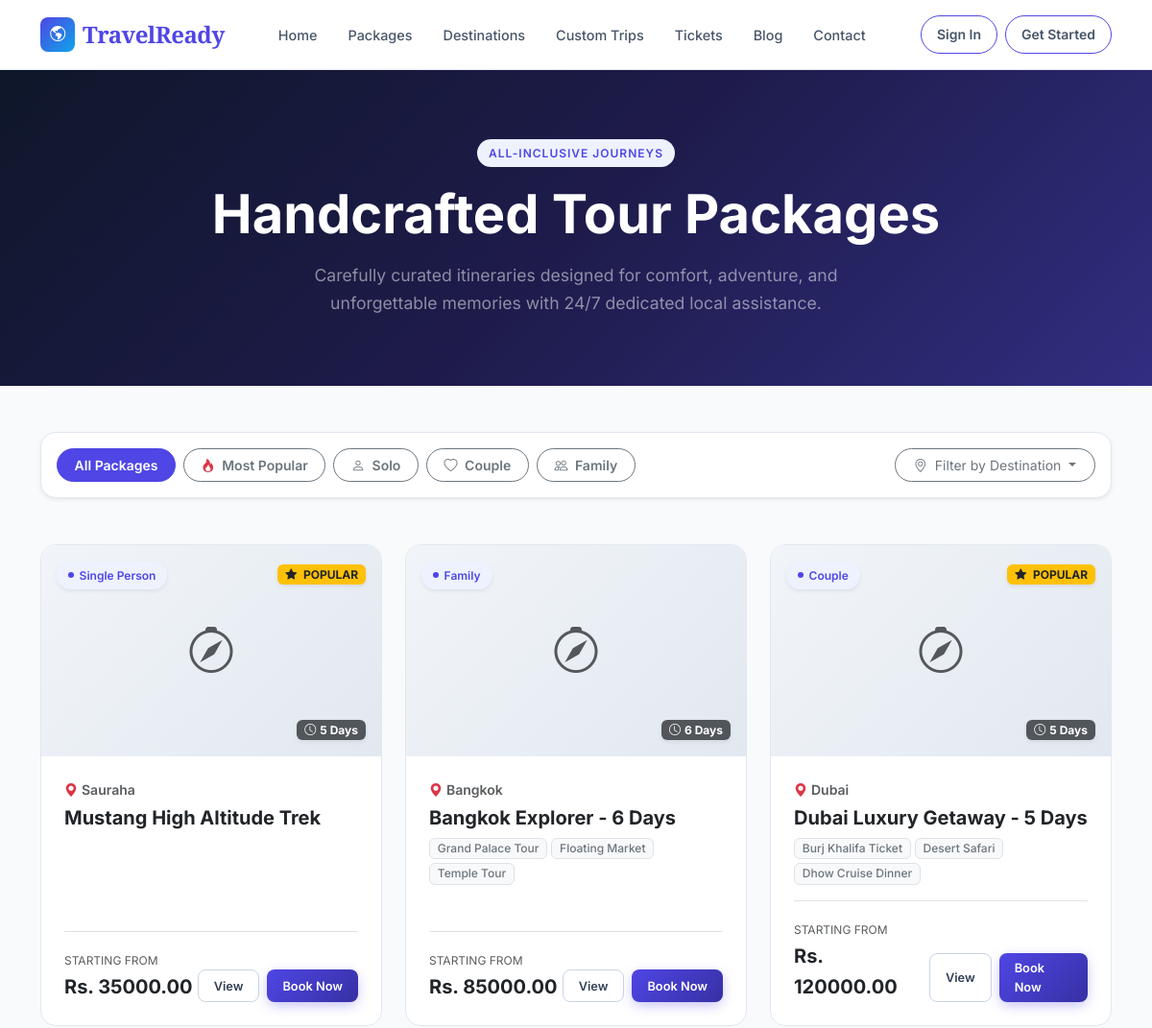
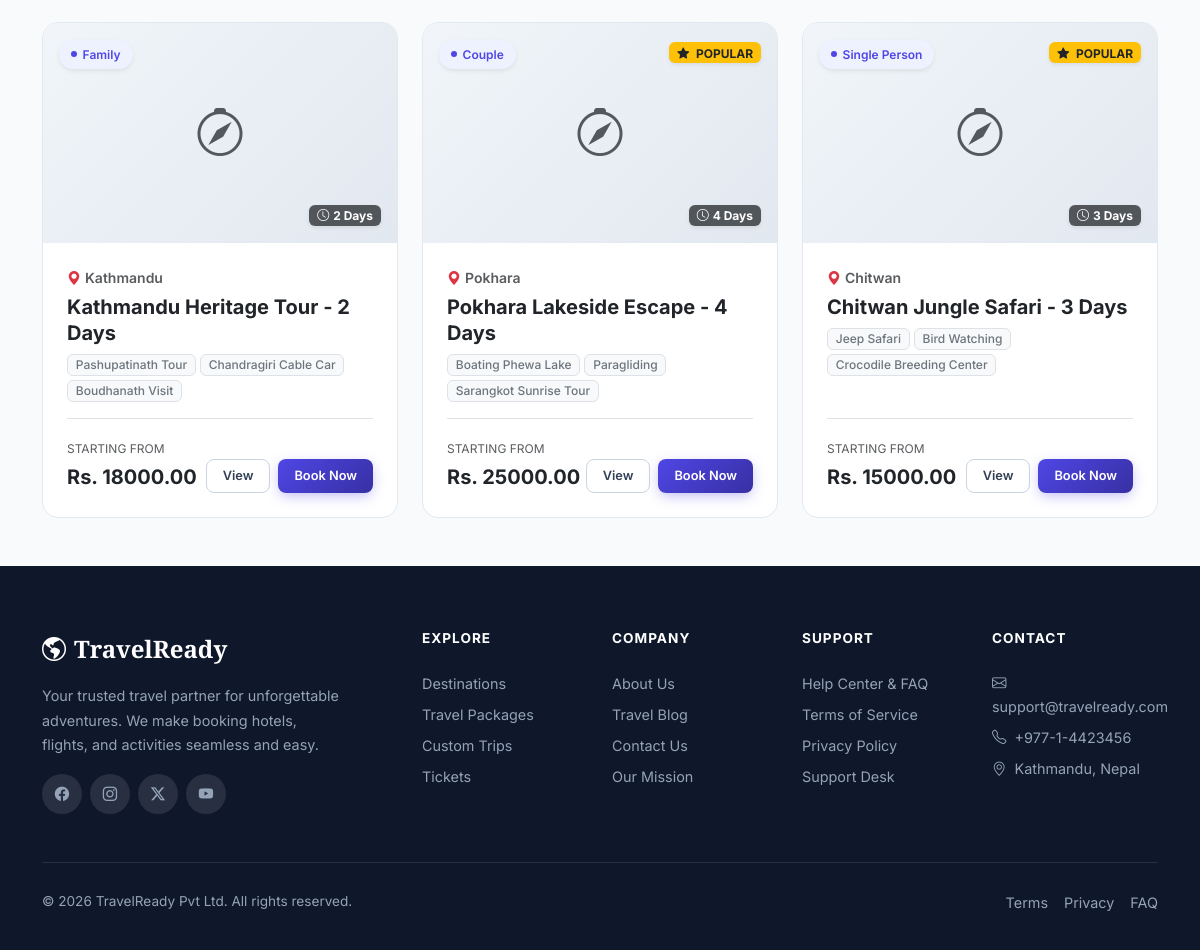
Page /packages/ on the committed database (2 pictures, top to bottom).
### apps/packages/models.py (models this page shows, shortened)
class PredefinedPackage(models.Model):
    PACKAGE_TYPE = [
        ('SINGLE', 'Single Person'),
        ('COUPLE', 'Couple'),
        ('FAMILY', 'Family'),
    ]
    STATUS = [
        ('Active', 'Active'),
        ('Inactive', 'Inactive'),
    ]
    title = models.CharField(max_length=255)
    slug = models.SlugField(unique=True, max_length=255)
    destination = models.ForeignKey(
        'destinations.Destination',
        on_delete=models.CASCADE,
        related_name='packages'
    )
    package_type = models.CharField(
        max_length=10,
        choices=PACKAGE_TYPE,
        default='SINGLE'
    )
    base_days = models.IntegerField(default=3)
    base_price = models.DecimalField(
        max_digits=10,
        decimal_places=2,
        default=0
    )
    per_day_extra_cost = models.DecimalField(
        max_digits=10,
        decimal_places=2,
        default=0
    )
    included_activities = models.ManyToManyField(
        'destinations.Activity',
        blank=True,
        related_name='packages'
    )
    hotel = models.ForeignKey(
        'destinations.Hotel',
        on_delete=models.SET_NULL,
        blank=True,
        null=True,
        related_name='packages'
    )
    description = models.TextField(blank=True)
    highlights = models.TextField(
        blank=True,
        help_text='Comma separated highlights'
    )
    inclusions = models.TextField(
        blank=True,
        help_text='What is included'
    )
    exclusions = models.TextField(
        blank=True,
        help_text='What is excluded'
    )
    thumbnail = models.ImageField(
        upload_to='packages/',
        blank=True,
        null=True
    )
    is_popular = models.BooleanField(default=False)
    status = models.CharField(
        max_length=10,
        choices=STATUS,
        default='Active'
    )
    created_at = models.DateTimeField(auto_now_add=True)
    updated_at = models.DateTimeField(auto_now=True)
    class Meta:
        ordering = ['-created_at']

### apps/destinations/models.py (models this page shows, shortened)
class Destination(models.Model):
    DESTINATION_TYPE = [
        ('INSIDE_COUNTRY', 'Inside Country'),
        ('OUTSIDE_COUNTRY', 'Outside Country'),
    ]
    STATUS = [
        ('Active', 'Active'),
        ('Inactive', 'Inactive'),
    ]
    name = models.CharField(max_length=200)
    slug = models.SlugField(unique=True, max_length=200)
    destination_type = models.CharField(
        max_length=20,
        choices=DESTINATION_TYPE,
        default='INSIDE_COUNTRY',
    )
    location = models.CharField(max_length=200, blank=True)
    district = models.CharField(max_length=100, blank=True)
    description = models.TextField()
    main_image = models.ImageField(
        upload_to='destinations/main/',
        blank=True,
        null=True,
    )
    rules_regulations = models.TextField(blank=True)
    best_season = models.CharField(max_length=200, blank=True)
    base_visit_cost = models.DecimalField(
        max_digits=10,
        decimal_places=2,
        default=0,
    )
    status = models.CharField(
        max_length=10,
        choices=STATUS,
        default='Active',
    )
    created_at = models.DateTimeField(auto_now_add=True)
    updated_at = models.DateTimeField(auto_now=True)

class Activity(models.Model):
    title = models.CharField(max_length=200)
    destination = models.ForeignKey(
        Destination,
        on_delete=models.CASCADE,
        related_name='activities',
    )
    adult_price = models.DecimalField(
        max_digits=10,
        decimal_places=2,
        default=0,
    )
    child_price = models.DecimalField(
        max_digits=10,
        decimal_places=2,
        default=0,
    )
    duration_hours = models.DecimalField(
        max_digits=4,
        decimal_places=1,
        default=1,
    )
    is_available = models.BooleanField(default=True)
    image = models.ImageField(upload_to='activities/', blank=True, null=True)
    description = models.TextField(blank=True)

### apps/packages/views.py (the view)
# urls.py: path('', views.package_list, name='package_list'),
def package_list(request):
    packages = PredefinedPackage.objects.filter(status='Active')
    destination = request.GET.get('destination')
    package_type = request.GET.get('type')
    filter_type = request.GET.get('filter')
    if filter_type == 'popular':
        packages = packages.filter(is_popular=True)
    if destination:
        packages = packages.filter(destination__slug=destination)
    if package_type:
        packages = packages.filter(package_type=package_type)
    from apps.destinations.models import Destination
    destination_list = Destination.objects.filter(status='Active')
    context = {
        'packages': packages,
        'selected_destination': destination,
        'selected_type': package_type,
        'destination_list': destination_list,
    }
    return render(request, 'packages/list.html', context)

### templates/packages/list.html (shortened to what this page needs)
{% extends 'base.html' %}
{% block content %}
<div class="position-relative py-5" style="background: linear-gradient(135deg, #0f172a 0%, #1e1b4b 50%, #312e81 100%); color: white;">
    <div class="container py-4 text-center">
        <span class="tr-badge tr-badge-primary mb-3 text-uppercase" style="letter-spacing:1px;font-size:0.75rem;">All-Inclusive Journeys</span>
        <h1 class="display-4 fw-bold mb-3 font-playfair"style="color: white;">Handcrafted Tour Packages</h1>
        <p class="text-white-50 mx-auto mb-0" style="max-width: 600px; font-size: 1.1rem;">
            Carefully curated itineraries designed for comfort, adventure, and unforgettable memories with 24/7 dedicated local assistance.
        </p>
    </div>
</div>
<div class="container py-5">
    <div class="d-flex flex-wrap justify-content-between align-items-center gap-3 mb-5 p-3 rounded-4 shadow-sm" style="background: #ffffff; border: 1px solid var(--tr-gray-200);">
        <div class="d-flex flex-wrap gap-2">
            <a href="{% url 'packages:package_list' %}"
               class="btn btn-sm {% if not request.GET.filter and not request.GET.type %}btn-primary{% else %}btn-outline-secondary{% endif %}"
               style="border-radius: 100px; padding: 0.4rem 1.1rem; font-weight: 600;">
                All Packages
            </a>
            <a href="{% url 'packages:package_list' %}?filter=popular"
               class="btn btn-sm {% if request.GET.filter == 'popular' %}btn-warning text-dark fw-bold{% else %}btn-outline-secondary{% endif %}"
               style="border-radius: 100px; padding: 0.4rem 1.1rem; font-weight: 600;">
                <i class="bi bi-fire text-danger me-1"></i> Most Popular
            </a>
            <a href="{% url 'packages:package_list' %}?type=SINGLE"
               class="btn btn-sm {% if request.GET.type == 'SINGLE' %}btn-primary{% else %}btn-outline-secondary{% endif %}"
               style="border-radius: 100px; padding: 0.4rem 1.1rem; font-weight: 600;">
                <i class="bi bi-person me-1"></i> Solo
            </a>
            <a href="{% url 'packages:package_list' %}?type=COUPLE"
               class="btn btn-sm {% if request.GET.type == 'COUPLE' %}btn-primary{% else %}btn-outline-secondary{% endif %}"
               style="border-radius: 100px; padding: 0.4rem 1.1rem; font-weight: 600;">
                <i class="bi bi-heart me-1"></i> Couple
            </a>
            <a href="{% url 'packages:package_list' %}?type=FAMILY"
               class="btn btn-sm {% if request.GET.type == 'FAMILY' %}btn-primary{% else %}btn-outline-secondary{% endif %}"
               style="border-radius: 100px; padding: 0.4rem 1.1rem; font-weight: 600;">
                <i class="bi bi-people me-1"></i> Family
            </a>
        </div>
        {% if destination_list %}
        <div class="dropdown">
            <button class="btn btn-sm btn-outline-secondary dropdown-toggle" type="button" data-bs-toggle="dropdown" style="border-radius: 100px; padding: 0.4rem 1.2rem;">
                <i class="bi bi-geo-alt me-1"></i> Filter by Destination
            </button>
        </div>
        {% endif %}
    </div>
    {% if packages %}
    <div class="row g-4">
        {% for pkg in packages %}
        <div class="col-lg-4 col-md-6 animate-fadeInUp">
            <div class="tr-card h-100 d-flex flex-column">
                <div class="card-img-wrapper position-relative" style="height: 220px; overflow: hidden;">
                    {% if pkg.thumbnail %}
                    <img src="{{ pkg.thumbnail.url }}" class="card-img-top w-100 h-100" style="object-fit: cover; transition: transform 0.4s ease;" alt="{{ pkg.title }}">
                    {% else %}
                    <div class="w-100 h-100 d-flex align-items-center justify-content-center" style="background: linear-gradient(135deg, #f1f5f9, #e2e8f0);">
                        <i class="bi bi-compass text-muted" style="font-size: 3rem;"></i>
                    </div>
                    {% endif %}
                    {% if pkg.is_popular %}
                    <div class="position-absolute top-0 end-0 m-3">
                        <span class="badge bg-warning text-dark px-2.5 py-1.5 shadow-sm fw-bold" style="border-radius: 6px; font-size: 0.75rem;">
                            <i class="bi bi-star-fill text-dark me-1"></i> POPULAR
                        </span>
                    </div>
                    {% endif %}
                    <div class="position-absolute top-0 start-0 m-3">
                        <span class="tr-badge tr-badge-primary shadow-sm">
                            <span class="tr-badge-dot"></span> {{ pkg.get_package_type_display }}
                        </span>
                    </div>
                    <div class="position-absolute bottom-0 end-0 m-3">
                        <span class="badge bg-dark bg-opacity-75 text-white px-2 py-1 shadow-sm" style="backdrop-filter: blur(4px); font-size: 0.75rem;">
                            <i class="bi bi-clock me-1"></i>{{ pkg.base_days }} Days
                        </span>
                    </div>
                </div>
                <div class="card-body p-4 d-flex flex-column flex-grow-1">
                    <p class="text-muted small mb-1">
                        <a href="{% url 'destinations:destination_detail' pkg.destination.slug %}" class="text-decoration-none text-muted fw-semibold">
                            <i class="bi bi-geo-alt-fill text-danger me-1"></i>{{ pkg.destination.name }}
                        </a>
                    </p>
                    <h5 class="fw-bold mb-2 text-dark">{{ pkg.title }}</h5>
                    {% if pkg.included_activities.all %}
                    <div class="mb-3">
                        <div class="d-flex flex-wrap gap-1">
                            {% for act in pkg.included_activities.all|slice:":3" %}
                            <span class="badge bg-light text-secondary border small" style="font-weight: 500; font-size: 0.75rem;">
                                {{ act.title }}
                            </span>
                            {% endfor %}
                        </div>
                    </div>
                    {% endif %}
                    <div class="d-flex justify-content-between align-items-end pt-3 mt-auto border-top">
                        <div>
                            <span class="text-muted" style="font-size: 0.75rem; text-transform: uppercase;">Starting from</span>
                            <div class="fw-bold fs-5 text-dark">Rs. {{ pkg.base_price }}</div>
                        </div>
                        <div class="d-flex gap-2">
                            <a href="{% url 'packages:package_detail' pkg.slug %}" class="tr-btn tr-btn-secondary tr-btn-sm">
                                View
                            </a>
                            <a href="{% url 'packages:package_book' pkg.slug %}" class="tr-btn tr-btn-primary tr-btn-sm">
                                Book Now
                            </a>
                        </div>
                    </div>
                </div>
            </div>
        </div>
        {% endfor %}
    </div>
    {% endif %}
</div>
{% endblock %}

### static/css/travelready.css (style rules this page uses)
:root { --tr-primary: #4f46e5; --tr-primary-light: #818cf8; --tr-primary-dark: #3730a3; --tr-primary-50: #eef2ff; --tr-primary-100: #e0e7ff; --tr-secondary: #0ea5e9; --tr-accent: #f59e0b; --tr-success: #10b981; --tr-danger: #ef4444; --tr-warning: #f59e0b; --tr-info: #06b6d4; --tr-gray-50: #f8fafc; --tr-gray-100: #f1f5f9; --tr-gray-200: #e2e8f0; --tr-gray-300: #cbd5e1; --tr-gray-400: #94a3b8; --tr-gray-500: #64748b; --tr-gray-600: #475569; --tr-gray-700: #334155; --tr-gray-800: #1e293b; --tr-gray-900: #0f172a; --tr-font-sans: 'Inter', -apple-system, BlinkMacSystemFont, 'Segoe UI', sans-serif; --tr-font-display: 'Playfair Display', Georgia, serif; --tr-radius-sm: 8px; --tr-radius-md: 12px; --tr-radius-lg: 16px; --tr-radius-xl: 24px; --tr-radius-full: 9999px; --tr-shadow-sm: 0 1px 2px 0 rgba(0,0,0,0.05); --tr-shadow: 0 1px 3px 0 rgba(0,0,0,0.1), 0 1px 2px -1px rgba(0,0,0,0.1); --tr-shadow-md: 0 4px 6px -1px rgba(0,0,0,0.1), 0 2px 4px -2px rgba(0,0,0,0.1); --tr-shadow-lg: 0 10px 15px -3px rgba(0,0,0,0.1), 0 4px 6px -4px rgba(0,0,0,0.1); --tr-shadow-xl: 0 20px 25px -5px rgba(0,0,0,0.1), 0 8px 10px -6px rgba(0,0,0,0.1); --tr-transition: all 0.3s cubic-bezier(0.4, 0, 0.2, 1); --tr-transition-fast: all 0.15s cubic-bezier(0.4, 0, 0.2, 1); }
*, *::before, *::after { box-sizing: border-box; }
html { scroll-behavior: smooth; }
body { font-family: var(--tr-font-sans); color: var(--tr-gray-800); background: var(--tr-gray-50); line-height: 1.6; -webkit-font-smoothing: antialiased; -moz-osx-font-smoothing: grayscale; }
h1, h2, h3, h4, h5, h6 { font-weight: 700; line-height: 1.3; color: var(--tr-gray-900); }
.animate-fadeInUp { animation: fadeInUp 0.6s ease forwards; }
.tr-card { background: white; border: 1px solid var(--tr-gray-200); border-radius: var(--tr-radius-lg); overflow: hidden; transition: var(--tr-transition); }
.tr-card .card-img-wrapper { overflow: hidden; position: relative; }
.tr-card .card-body { padding: 1.25rem; }
.tr-btn { display: inline-flex; align-items: center; justify-content: center; gap: 0.5rem; font-weight: 600; font-size: 0.9rem; padding: 0.65rem 1.5rem; border-radius: var(--tr-radius-sm); border: none; cursor: pointer; transition: var(--tr-transition); text-decoration: none; line-height: 1.5; }
.tr-btn-primary { background: linear-gradient(135deg, var(--tr-primary), var(--tr-primary-dark)); color: white; box-shadow: 0 4px 14px -2px rgba(79,70,229,0.4); }
.tr-btn-secondary { background: white; color: var(--tr-gray-700); border: 1.5px solid var(--tr-gray-300); }
.tr-btn-sm { padding: 0.4rem 1rem; font-size: 0.8rem; }
.tr-badge { display: inline-flex; align-items: center; gap: 0.35rem; padding: 0.3rem 0.75rem; border-radius: var(--tr-radius-full); font-size: 0.75rem; font-weight: 600; }
.tr-badge-primary { background: var(--tr-primary-50); color: var(--tr-primary); }
.tr-badge-dot { width: 6px; height: 6px; border-radius: 50%; display: inline-block; }
.tr-badge-primary .tr-badge-dot { background: var(--tr-primary); }
.btn-primary { background: var(--tr-primary); border-color: var(--tr-primary); }

### rows in the picture
PredefinedPackage: is_popular True (drawn), package_type "Single Person", base_days "5", destination.name "Sauraha", title "Mustang High Altitude Trek", base_price "35000.00"
PredefinedPackage: package_type "Family", base_days "6", destination.name "Bangkok", title "Bangkok Explorer - 6 Days", base_price "85000.00"
Activity: title "Grand Palace Tour"
Activity: title "Floating Market"
Activity: title "Temple Tour"
PredefinedPackage: is_popular True (drawn), package_type "Couple", base_days "5", destination.name "Dubai", title "Dubai Luxury Getaway - 5 Days", base_price "120000.00"
Activity: title "Burj Khalifa Ticket"
Activity: title "Desert Safari"
Activity: title "Dhow Cruise Dinner"
PredefinedPackage: package_type "Family", base_days "2", destination.name "Kathmandu", title "Kathmandu Heritage Tour - 2 Days", base_price "18000.00"
Activity: title "Pashupatinath Tour"
Activity: title "Chandragiri Cable Car"
Activity: title "Boudhanath Visit"
PredefinedPackage: is_popular True (drawn), package_type "Couple", base_days "4", destination.name "Pokhara", title "Pokhara Lakeside Escape - 4 Days", base_price "25000.00"
Activity: title "Boating Phewa Lake"
Activity: title "Paragliding"
Activity: title "Sarangkot Sunrise Tour"
PredefinedPackage: is_popular True (drawn), package_type "Single Person", base_days "3", destination.name "Chitwan", title "Chitwan Jungle Safari - 3 Days", base_price "15000.00"
Activity: title "Jeep Safari"
Activity: title "Bird Watching"
Activity: title "Crocodile Breeding Center"
